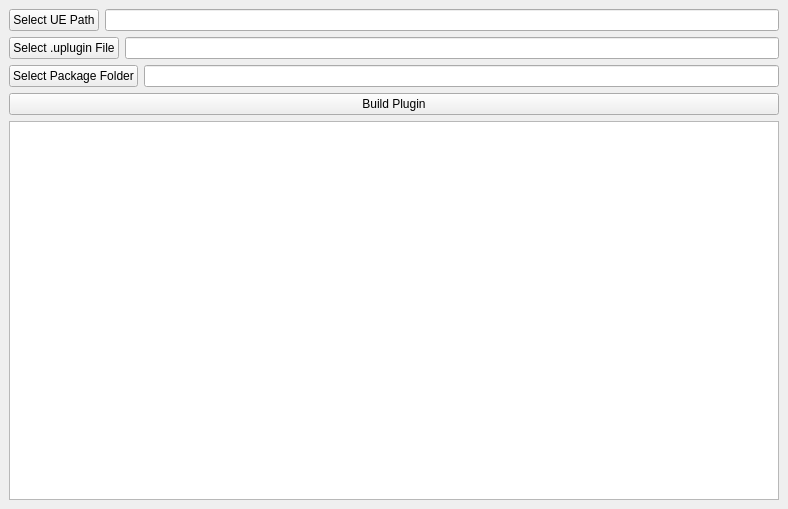
<?xml version="1.0" encoding="UTF-8"?>
<ui version="4.0">
 <class>MainWindow</class>
 <widget class="QMainWindow" name="MainWindow">
  <property name="geometry">
   <rect>
    <x>0</x>
    <y>0</y>
    <width>788</width>
    <height>509</height>
   </rect>
  </property>
  <property name="windowTitle">
   <string>UE Plugin Builder</string>
  </property>
  <widget class="QWidget" name="centralwidget">
   <layout class="QVBoxLayout" name="verticalLayout">
    <item>
     <layout class="QHBoxLayout" name="horizontalLayout_1">
      <item>
       <widget class="QPushButton" name="btnSelectUEPath">
        <property name="text">
         <string>Select UE Path</string>
        </property>
       </widget>
      </item>
      <item>
       <widget class="QLineEdit" name="editUEPath"/>
      </item>
     </layout>
    </item>
    <item>
     <layout class="QHBoxLayout" name="horizontalLayout_2">
      <item>
       <widget class="QPushButton" name="btnSelectPluginFile">
        <property name="text">
         <string>Select .uplugin File</string>
        </property>
       </widget>
      </item>
      <item>
       <widget class="QLineEdit" name="editPluginFile"/>
      </item>
     </layout>
    </item>
    <item>
     <layout class="QHBoxLayout" name="horizontalLayout_3">
      <item>
       <widget class="QPushButton" name="btnSelectPackageFolder">
        <property name="text">
         <string>Select Package Folder</string>
        </property>
       </widget>
      </item>
      <item>
       <widget class="QLineEdit" name="editPackageFolder"/>
      </item>
     </layout>
    </item>
    <item>
     <widget class="QPushButton" name="btnBuild">
      <property name="text">
       <string>Build Plugin</string>
      </property>
     </widget>
    </item>
    <item>
     <widget class="QTextEdit" name="consoleOutput">
      <property name="readOnly">
       <bool>true</bool>
      </property>
     </widget>
    </item>
   </layout>
  </widget>
 </widget>
 <resources/>
 <connections/>
</ui>
